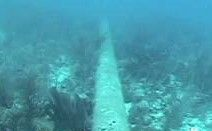
%> input picture test_simulink.jpg, 212 x 131 px
$ octave test_generation.m   (GNU Octave 9; MATLAB toolbox functions it lacks are replaced by stand-ins)
%> lines starting %> are read from the running program, lines starting %| are printed output that depends on the picture
### generate_array_rotated_image.m
function [rotatedImages] = generate_array_rotated_image(...
    imageFileName, minAngleRotate, maxAngleRotate, stepAngleRotate)
%> called with imageFileName = './test_simulink.jpg', minAngleRotate = -90, maxAngleRotate = 90, stepAngleRotate = 0.5

    image = imread(imageFileName);
%> image is the input picture: size 131x212x3 uint8; mean R, G, B 71.1, 156.4, 171.1

    rotatedImages = zeros([(maxAngleRotate - minAngleRotate)/stepAngleRotate + 1 61 101 3]);

    for idxStep = 0:(maxAngleRotate - minAngleRotate)/stepAngleRotate
        curAngleRotate = minAngleRotate + idxStep*stepAngleRotate;

        curRotatedImage = imrotate(image, curAngleRotate, 'bicubic', 'crop');

        curCropImage = imcrop(curRotatedImage, [70 40 100 60]);

        rotatedImages(idxStep + 1, :, :, :) = curCropImage;
    end
%> this loop made 361 passes
%> pass 1, in generate_array_rotated_image, `curRotatedImage = imrotate(image, curAngleRotate, 'bicubic', 'crop');`:
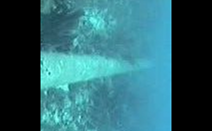
%> curRotatedImage: size 131x212x3 uint8; mean R, G, B 44.7, 99, 107.5
%> pass 1, in generate_array_rotated_image, `curCropImage = imcrop(curRotatedImage, [70 40 100 60]);`:
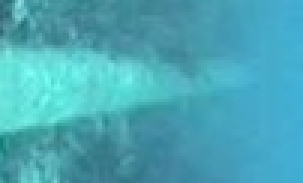
%> curCropImage: size 61x101x3 uint8 (shown 3 times larger); mean R, G, B 74, 167.9, 183
end

### borders/get_borders_lines.m
function [lines, blackWhiteImage] = get_borders_lines( ...
    image, cannySigma, cannyTreshold, houghParams)

    blackWhiteImage = rgb2gray(image);
    % figure, imshow(blackWhiteImage);title('gray');

    gausImg = imgaussfilt(blackWhiteImage, 1);
    %figure, imshow(gausImg);title('gaus');

    cannyImg=edge(gausImg,'canny', cannyTreshold, cannySigma);
    % figure,imshow((cannyImg - 1) * -1);title('canny');

    [H,theta,rho] = hough(cannyImg);

    maxH = max(H(:));
    thresholdHoug = ceil(houghParams.threshold*maxH);
    peaks = houghpeaks(H,houghParams.peaks,'threshold',thresholdHoug);

     % figure_hough_space(H, theta, rho);
     % figure_peaks_hough_space(peaks, theta, rho);

    lines = houghlines(cannyImg,theta,rho,peaks,'FillGap',houghParams.FillGap, ...
        'MinLength',houghParams.MinLength);

end

### calc_dif_psi.m
function [difPsi] = calc_dif_psi(requiredPsi, image, cannySigma, cannyThreshold,...
    houghParams, epsDbscan)

    [lines, blackWhiteImage] = get_borders_lines( ...
        image,  cannySigma, cannyThreshold, houghParams);

    % figure, imshow(blackWhiteImage),title('После выделения отрезков'), hold on;
    % figure_lines_by_two_points(lines);

    maxY = size(blackWhiteImage, 2);
    [K, B, lines] = convert_lines_to_parameters(lines, maxY);

    psi = atan(K);
    normB = norm_with_remove_inf(B);
    lineParameters = [psi, normB];

    minCountNeighbors = 2;
    [DbscanLinesClassIdxess, DbscanLinesNumberClasses, DbscanFlagExistenceMinus] = ...
        clasterization_dbscan_lines(lineParameters, epsDbscan, minCountNeighbors);


    % figure, imshow(blackWhiteImage),title('Метод dbscan lines, число классов=' + ...
    %     string(DbscanLinesNumberClasses) + ' Eсть ли не классифицированные=' + ...
    %     string(DbscanFlagExistenceMinus)), hold on;
    % figure_classificated_lines_by_parametrs(K, B, maxY, ...
    %     DbscanLinesClassIdxess, DbscanLinesNumberClasses);

    lengths = convert_lines_to_lengths(lines);
    % if DbscanFlagExistenceMinus
    %     lengths = set_zero_length_to_not_classificated(...
    %         DbscanLinesClassIdxess, DbscanLinesNumberClasses, lengths);
    % end

    thresholdHighPhi = 30 * pi / 180;

    [kAxis, bAxis, k1, b1, k2 , b2] = detect_axis_of_symmetry(lengths, K, B, ...
        DbscanLinesClassIdxess, DbscanLinesNumberClasses, thresholdHighPhi);
    % figure, imshow(blackWhiteImage),title('Ось трубопровода'), hold on;
    % figure_lines_by_parameters(kAxis, bAxis, maxY, 'red');
    % figure_lines_by_parameters(k1, b1, maxY, 'green');
    % figure_lines_by_parameters(k2, b2, maxY, 'green');

    phiAxis = atan(kAxis);
    if phiAxis < 0
        phiAxis = phiAxis + pi;
    end

    difPsi = -phiAxis + pi / 2;
end

### utils/arrays/convert_lines_to_parameters.m
function [K, B, lines] = convert_lines_to_parameters(lines, maxY)
K = zeros([length(lines) 1]);
B = zeros([length(lines) 1]);

countLines = length(lines);
idxCurLine = 1;
    while idxCurLine <= countLines
        curLine = lines(idxCurLine);
%> the run ends on the next line
        if get_len_line(curLine) > 0.4 * maxY
           [line1, line2] = divide_line_to_two_lines(curLine);
           curLine = line1;
           lines  = [lines, line2];
           K = [K; 0];
           B = [B; 0];

           countLines = countLines + 1;
        end

        [curK, curB] = calc_parameters_of_line_by_rho_theta( ...
            curLine.rho, curLine.theta * 2 * pi / 360, curLine.point1(1));
        K(idxCurLine) = curK;
        B(idxCurLine) = curB;

        idxCurLine = idxCurLine + 1;
    end

end

% [10 lines left out: function divide_line_to_two_lines, not called in this run]

### test_generation.m
clear, close all;
addpath('.\utils\arrays', ".\clasterization", '.\figure', ...
    '.\detection', '.\borders', '.\utils');
imageFileName = ('./test_simulink.jpg');

cannySigma = 3;
cannyThreshold = [];
houghParams = struct('threshold', 0.5, 'peaks', 4, 'FillGap', 3, 'MinLength', 5);
epsDbscan = 0.25;

minAngleRotate = -90;
maxAngleRotate = 90;
stepAngleRotate = 0.5;

rotatedImages = generate_array_rotated_image(...
    imageFileName, minAngleRotate, maxAngleRotate, stepAngleRotate);

anglesPsi = zeros(size(rotatedImages, 1), 1);

for idxCur = 1:size(rotatedImages, 1)
    curImage = double(squeeze(rotatedImages(idxCur, :, :, :))) / 255;
    % figure, imshow(curImage), title("Повернуто на " + ...
    %     string(minAngleRotate + (idxCur - 1)*stepAngleRotate) + " градусов");

    psi = calc_dif_psi(0, curImage,  ...
